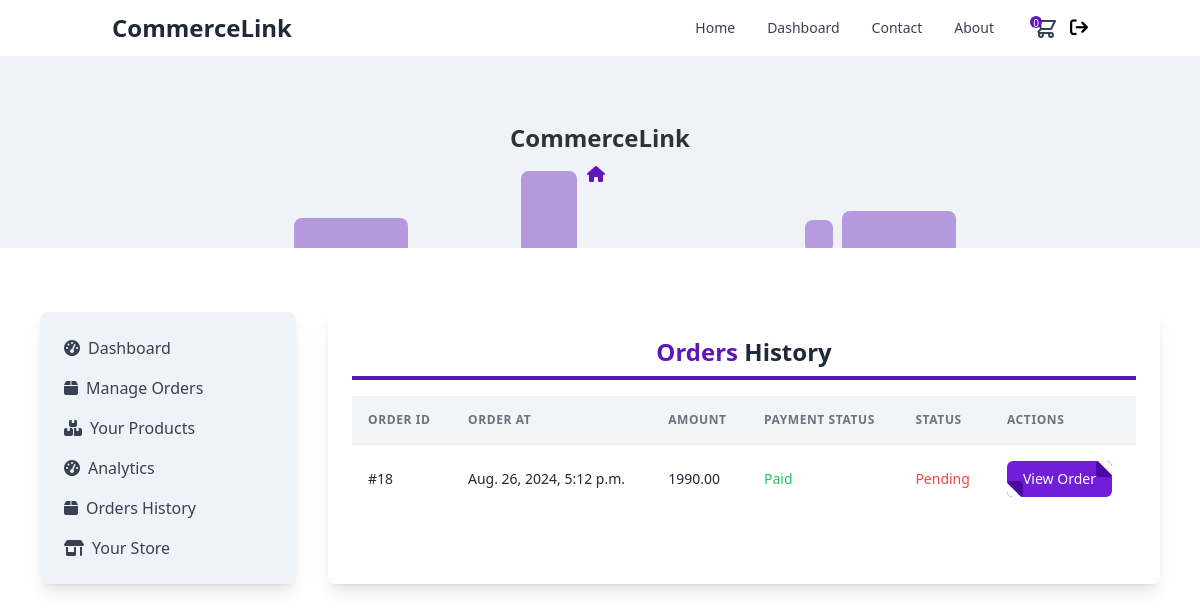
Page /order_history/ (signed in) on the committed database.
### products/models.py (models this page shows, shortened)
class Order(models.Model):
    user                    = models.ForeignKey(CustomUser, on_delete=models.CASCADE)
    total_amount            = models.DecimalField(default=0, max_digits=20, decimal_places=2)
    status                  = models.BooleanField(default=False)
    address                 = models.TextField()
    city                    = models.CharField(max_length=128)
    ordered_at              = models.DateTimeField(auto_created=True)
    delivered_at            = models.DateTimeField(auto_now=True)
    is_paid                 = models.BooleanField(default=False)

### products/views.py (the view)
# urls.py: path('order_history/', order_history, name='order_history'),
def order_history(request):
    if request.user.is_authenticated and request.user.role == 'admin':
        return redirect('admin_dashboard')
    orders = Order.objects.filter(user=request.user)
    context = {'orders': orders }
    return render(request, "products/order_history.html", context)

### products/context_processors.py (called while the page is built)
def cart_summary(request):
    cart = request.session.get('cart', {})
    total_quantity = sum(cart.values())
    return {'cart_qty': total_quantity}

def store_context(request):
    store = None
    if request.user.is_authenticated:
        user = request.user
        if user.role == 'seller':
            try:
                store = Store.objects.get(user=user)
            except Store.DoesNotExist:
                store = None
    return {'store': store}

### products/templates/products/order_history.html (shortened to what this page needs)
{% extends 'main_base.html' %}
{% block maincontent %}
<div class="w-full">
    <h1 class="text-2xl font-bold text-center text-gray-800 border-b-4 border-[#5F16B9] pb-2 mb-4">
        <span class="capitalize text-[#5F16B9]">Orders</span> History
    </h1>
    <div class="font-sans overflow-x-auto">
        {% if orders %}
        <table class="min-w-full divide-y divide-gray-200">
            <thead class="bg-gray-100 whitespace-nowrap">
                <tr>
                    <th class="px-4 py-4 text-left text-xs font-semibold text-gray-500 uppercase tracking-wider">
                        Order ID
                    </th>
                    <th class="px-4 py-4 text-left text-xs font-semibold text-gray-500 uppercase tracking-wider">
                        Order At
                    </th>
                    <th class="px-4 py-4 text-left text-xs font-semibold text-gray-500 uppercase tracking-wider">
                        Amount
                    </th>
                    <th class="px-4 py-4 text-left text-xs font-semibold text-gray-500 uppercase tracking-wider">
                        Payment Status
                    </th>
                    <th class="px-4 py-4 text-left text-xs font-semibold text-gray-500 uppercase tracking-wider">
                        Status
                    </th>
                    <th class="px-4 py-4 text-left text-xs font-semibold text-gray-500 uppercase tracking-wider">
                        Actions
                    </th>
                </tr>
            </thead>
            <tbody class="bg-white divide-y divide-gray-200 whitespace-nowrap">
                {% for order in orders %}
                <tr id="user-{{ user.id }}">
                    <td class="px-4 py-4 text-sm text-gray-800 capitalize">
                        #{{order.id}}
                    </td>
                    <td class="px-4 py-4 text-sm text-gray-800">
                        {{order.ordered_at}}
                    </td>
                    <td class="px-4 py-4 text-sm text-gray-800">
                        {{order.total_amount}}
                    </td>
                    <td class="px-4 py-4 text-sm text-gray-800">
                        {%if order.is_paid %}
                        <span class="text-green-500">Paid</span>
                        {% else %}
                        <span class="text-red-500">Not Paid</span>
                        {% endif %}
                    </td>
                    <td class="px-4 py-4 text-sm text-gray-800">
                        {%if order.status %}
                        <span class="text-green-500">Delivered</span>
                        {% else %}
                        <span class="text-red-500">Pending</span>
                        {% endif %}
                    </td>
                    <td class="px-4 py-4 text-sm text-gray-800">
                        <a href="{% url 'order_summary' order_id=order.id %}">
                            <button
                                class="relative flex items-center px-4 py-2 overflow-hidden font-medium transition-all bg-[#701ED7] rounded-md group">
                                <span
                                    class="absolute top-0 right-0 inline-block w-4 h-4 transition-all duration-500 ease-in-out bg-[#4D08A5] rounded group-hover:-mr-4 group-hover:-mt-4">
                                    <span
                                        class="absolute top-0 right-0 w-5 h-5 rotate-45 translate-x-1/2 -translate-y-1/2 bg-white"></span>
                                </span>
                                <span
                                    class="absolute bottom-0 rotate-180 left-0 inline-block w-4 h-4 transition-all duration-500 ease-in-out bg-[#4D08A5] rounded group-hover:-ml-4 group-hover:-mb-4">
                                    <span
                                        class="absolute top-0 right-0 w-5 h-5 rotate-45 translate-x-1/2 -translate-y-1/2 bg-white"></span>
                                </span>
                                <span
                                    class="relative w-full text-left text-white transition-colors duration-200 ease-in-out group-hover:text-white">View
                                    Order</span>
                            </button>
                        </a>
                    </td>
                </tr>
                {% endfor %}
            </tbody>
        </table>
        {% else %}
        <p class="m-4 text-lg text-gray-700 text-center bg-gray-100 p-4 rounded-lg">
            You haven't placed any orders yet. Start exploring our products and make your first purchase today!
        </p>
        {% endif %}
    </div>
</div>
{% endblock %}

### rows in the picture
Order: id "18", ordered_at "Aug. 26, 2024, 5:12 p.m.", total_amount "1990.00", is_paid "Paid", status "Pending"

### other values in the picture
{{ cart_qty }} "0"
